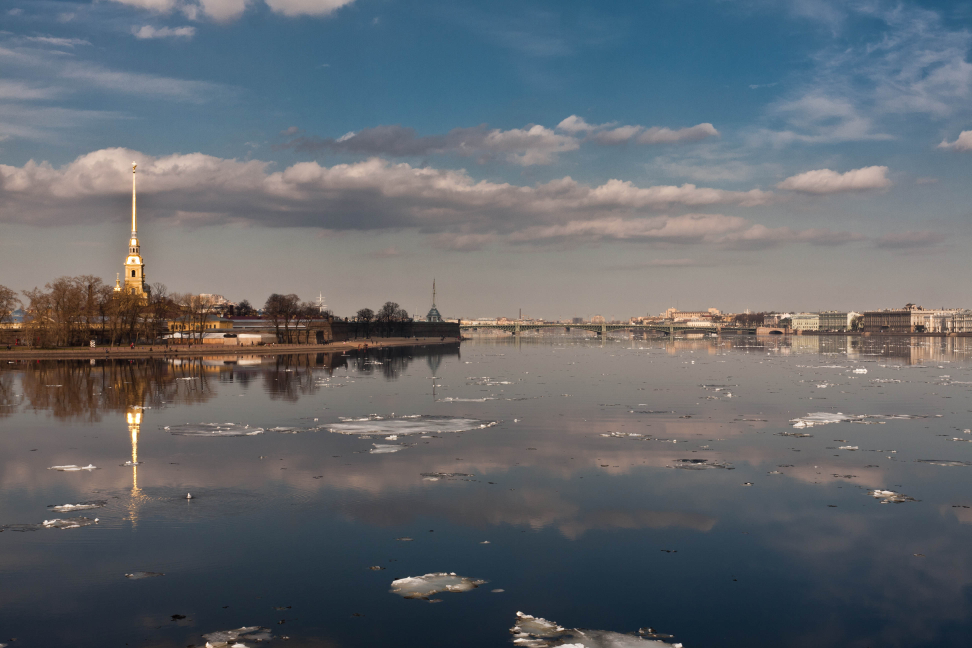
#> input picture mesh_based_stitch/images/left.jpg, 3888 x 2592 px (shown at 1/4 size)
$ python mesh_based_stitch_debug.py
#> lines starting #> are read from the running program, lines starting #| are printed output that depends on the picture; after the words box and inside, x2 and y2 are one past the last pixel; in counts of white or black regions, pixels touching at a corner belong together
import os
import cv2 as cv
import numpy as np
import time


# ============================================================
# Utils
# ============================================================

def ensure_dir(path: str) -> None:
#> in stitch_cylindrical_mesh_blend, img1 is the input picture: shape (2592, 3888, 3); mean B, G, R 109.4, 103.9, 99.5
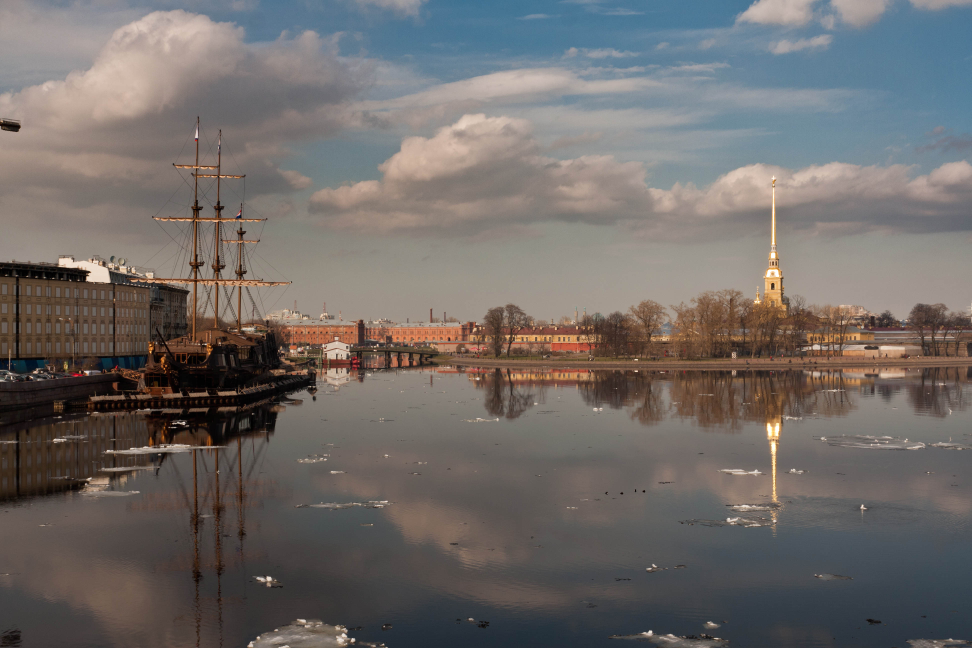
#> input picture mesh_based_stitch/images/right.jpg, 3888 x 2592 px (shown at 1/4 size)
#> in stitch_cylindrical_mesh_blend, img2 is the input picture: shape (2592, 3888, 3); mean B, G, R 104, 106.6, 111.8
    os.makedirs(path, exist_ok=True)


def normalize01(x: np.ndarray, eps=1e-6) -> np.ndarray:
    x = x.astype(np.float32)
    mn = float(x.min())
    mx = float(x.max())
    return (x - mn) / (mx - mn + eps)


def to_color_map(gray_float_01: np.ndarray, colormap=cv.COLORMAP_TURBO) -> np.ndarray:
    x = np.clip(gray_float_01, 0.0, 1.0)
    x8 = (x * 255.0).astype(np.uint8)
    return cv.applyColorMap(x8, colormap)


def draw_grid(img_bgr: np.ndarray, grid_step: int, color=(60, 60, 60), thickness=1) -> np.ndarray:
    out = img_bgr.copy()
    h, w = out.shape[:2]
    for y in range(0, h, grid_step):
        cv.line(out, (0, y), (w - 1, y), color, thickness, cv.LINE_AA)
    for x in range(0, w, grid_step):
        cv.line(out, (x, 0), (x, h - 1), color, thickness, cv.LINE_AA)
    return out


def build_canvas_from_corners_and_sizes(corners, sizes):
    """
    corners: [(x0,y0), ...] in panorama coords
    sizes:   [(w,h), ...]
    returns:
      tx, ty, canvas_size (W,H), shifted_corners (x0+tx, y0+ty)
    """
    xs = []
    ys = []
    for (x, y), (w, h) in zip(corners, sizes):
        xs += [x, x + w]
        ys += [y, y + h]

    xmin = int(np.floor(min(xs)))
    ymin = int(np.floor(min(ys)))
    xmax = int(np.ceil(max(xs)))
    ymax = int(np.ceil(max(ys)))

    tx = -xmin
    ty = -ymin
    W = xmax - xmin
    H = ymax - ymin

    shifted = [(x + tx, y + ty) for (x, y) in corners]
    return tx, ty, (W, H), shifted


def paste_to_canvas(img, corner_xy, canvas_shape, dtype=None):
    """
    img: (h,w,3) or (h,w)
    corner_xy: (x0,y0) top-left on canvas
    canvas_shape: (H,W)
    """
    x0, y0 = corner_xy
    h, w = img.shape[:2]
    if dtype is None:
        dtype = img.dtype

    if img.ndim == 3:
        canvas = np.zeros((canvas_shape[0], canvas_shape[1], 3), dtype=dtype)
        canvas[y0:y0 + h, x0:x0 + w] = img
    else:
        canvas = np.zeros((canvas_shape[0], canvas_shape[1]), dtype=dtype)
        canvas[y0:y0 + h, x0:x0 + w] = img
    return canvas


# ============================================================
# Feature detection + matching (simple; used for mesh residual)
# ============================================================

def detect_and_match(img1_bgr, img2_bgr, ratio=0.75):
    """
    img1,img2: BGR (in same coordinate system, e.g., cylindrical warped)
    return pts1, pts2 (float32 Nx2) in their own image coordinates
    """
    if hasattr(cv, "SIFT_create"):
        det = cv.SIFT_create()
        norm = cv.NORM_L2
    else:
        det = cv.ORB_create(5000)
        norm = cv.NORM_HAMMING

    k1, d1 = det.detectAndCompute(img1_bgr, None)
    k2, d2 = det.detectAndCompute(img2_bgr, None)
    if d1 is None or d2 is None:
        raise RuntimeError("특징점 기술자 없음")

    matcher = cv.BFMatcher(norm, crossCheck=False)
    matches_knn = matcher.knnMatch(d1, d2, k=2)

    good = []
    for pair in matches_knn:
        if len(pair) < 2:
            continue
        m, n = pair
        if m.distance < ratio * n.distance:
            good.append(m)

    if len(good) < 8:
        raise RuntimeError("유효 매칭 수 부족")

    pts1 = np.float32([k1[m.queryIdx].pt for m in good])
    pts2 = np.float32([k2[m.trainIdx].pt for m in good])
    return pts1, pts2, k1, k2, good


# ============================================================
# Mesh flow (same logic as your previous)
# ============================================================

def build_mesh_flow(
    matchesA_canvas,
    matchesB_canvas,
    roi_shape,
    grid_step=120,
    sigma=None,
    clip_ratio=0.5,
    smooth_sigma_ratio=0.5,
    border_damping=True,
    border_width_ratio=0.15,
    return_grid=False,
):
    """
    residual = A - B 를 가우시안 가중 평균으로 격자 변위 추정

    return_grid=True:
      dx,dy,grid_dx,grid_dy,grid_y,grid_x,damping_map
    """
    h, w = roi_shape
    residuals = matchesA_canvas - matchesB_canvas
    pts = matchesB_canvas

    ys = np.arange(0, h + 1, grid_step)
    xs = np.arange(0, w + 1, grid_step)
    if ys[-1] != h:
        ys = np.append(ys, h)
    if xs[-1] != w:
        xs = np.append(xs, w)

    grid_y, grid_x = np.meshgrid(ys, xs, indexing="ij")
    Gy, Gx = grid_y.shape

    grid_dx = np.zeros((Gy, Gx), np.float32)
    grid_dy = np.zeros((Gy, Gx), np.float32)

    if len(pts) == 0:
        dx0 = np.zeros((h, w), np.float32)
        dy0 = np.zeros((h, w), np.float32)
        if return_grid:
            return dx0, dy0, grid_dx, grid_dy, grid_y, grid_x, np.ones((Gy, Gx), np.float32)
        return dx0, dy0

    if sigma is None:
        sigma = float(grid_step)

    for i in range(Gy):
        vy = grid_y[i, 0]
        for j in range(Gx):
            vx = grid_x[0, j]
            d2 = (pts[:, 0] - vx) ** 2 + (pts[:, 1] - vy) ** 2
            wgt = np.exp(-d2 / (2.0 * sigma * sigma)) + 1e-8
            wsum = np.sum(wgt)
            grid_dx[i, j] = np.sum(residuals[:, 0] * wgt) / wsum
            grid_dy[i, j] = np.sum(residuals[:, 1] * wgt) / wsum

    damping_map = np.ones((Gy, Gx), np.float32)

    if border_damping:
        border_w = int(w * border_width_ratio)
        border_h = int(h * border_width_ratio)
        border_size = max(border_w, border_h)

        for i in range(Gy):
            for j in range(Gx):
                y = float(grid_y[i, j])
                x = float(grid_x[0, j])
                dist_to_border = min(x, y, w - x, h - y)
                if dist_to_border < border_size:
                    damping = min(dist_to_border / max(border_size, 1.0), 1.0)
                    damping = damping ** 3
                    damping_map[i, j] = damping

        grid_dx *= damping_map
        grid_dy *= damping_map

    # 격자 -> 전체 해상도 보간
    dx = cv.resize(grid_dx, (w, h), interpolation=cv.INTER_CUBIC)
    dy = cv.resize(grid_dy, (w, h), interpolation=cv.INTER_CUBIC)

    # 과도 변형 클리핑
    mag = np.hypot(dx, dy)
    th = grid_step * float(clip_ratio)
    scale = np.ones_like(mag, np.float32)
    over = mag > th
    scale[over] = th / (mag[over] + 1e-6)
    dx *= scale
    dy *= scale

    # 스무딩
    s = max(0.1, grid_step * smooth_sigma_ratio)
    dx = cv.GaussianBlur(dx, (0, 0), s)
    dy = cv.GaussianBlur(dy, (0, 0), s)

    if return_grid:
        return dx, dy, grid_dx, grid_dy, grid_y, grid_x, damping_map
    return dx, dy


# ============================================================
# OpenCV stitching-style cylindrical warper + blender
# ============================================================

def opencv_cylindrical_warp_pair(imgs_bgr, work_megapix=0.6, debug=False, debug_dir="./result/debug_cyl"):
    """
    OpenCV detail 모듈 기반:
      - features
      - matching
      - camera estimation + bundle adjustment
      - cylindrical warper
    return:
      warped_imgs: [w0, w1]
      warped_masks: [m0, m1] (uint8 0/255)
      corners: [(x0,y0),(x1,y1)] in panorama coords
      sizes:   [(w,h),(w,h)]
      cameras: camera objects
      warper_scale: float
    """
#> called with work_megapix = 0.6, debug = True, debug_dir = './result/debug_cyl'
    if not hasattr(cv, "detail"):
        raise RuntimeError("현재 OpenCV 빌드에 cv.detail 모듈이 없습니다.")

    ensure_dir(debug_dir)

    # 1) work scale (OpenCV stitching 예제 스타일)
    #    work_megapix: 특징추출/매칭을 위한 다운스케일
    full_sizes = [(im.shape[1], im.shape[0]) for im in imgs_bgr]
#> full_sizes = [(3888, 2592), (3888, 2592)]
    work_scales = []
    imgs_work = []

    for im in imgs_bgr:
        h, w = im.shape[:2]
        scale = min(1.0, np.sqrt((work_megapix * 1e6) / (w * h + 1e-6)))
        work_scales.append(scale)
        if scale < 0.999:
            imw = cv.resize(im, (int(w * scale), int(h * scale)), interpolation=cv.INTER_LINEAR)
        else:
            imw = im.copy()
        imgs_work.append(imw)
#> this loop made 2 passes
#> (h, w, scale) on passes 1 to 2: (2592, 3888, 0.244), (2592, 3888, 0.244)
#> pass 1, in opencv_cylindrical_warp_pair, `imw = cv.resize(im, (int(w * scale), int(h * scale)), interpolation=cv..`:
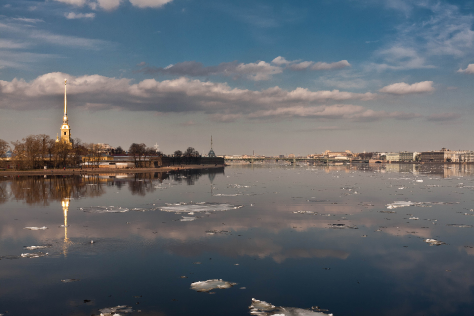
#> imw: shape (632, 948, 3) (shown at 1/2 size); mean B, G, R 109.3, 103.8, 99.4
#> after the loop, imgs_work = 2 items; work_scales = [0.244, 0.244]

    # 2) features (detail API)
    if hasattr(cv, "SIFT_create"):
        finder = cv.SIFT_create()
    else:
        finder = cv.ORB_create(5000)

    features = []
    for i, imw in enumerate(imgs_work):
        feat = cv.detail.computeImageFeatures2(finder, imw)
        features.append(feat)
        if debug:
            kp_vis = cv.drawKeypoints(imw, feat.keypoints, None, flags=cv.DRAW_MATCHES_FLAGS_DRAW_RICH_KEYPOINTS)
            cv.imwrite(os.path.join(debug_dir, f"cyl_01_work_keypoints_{i}.jpg"), kp_vis)
#> this loop made 2 passes
#> pass 2, in opencv_cylindrical_warp_pair, `kp_vis = cv.drawKeypoints(imw, feat.keypoints, None, flags=cv.DRAW_MAT..`:
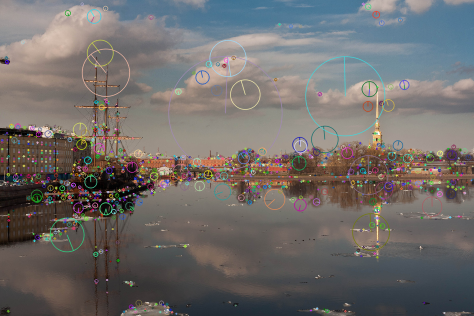
#> kp_vis: shape (632, 948, 3) (shown at 1/2 size); mean B, G, R 106.2, 108.3, 112.3
#> after the loop, features = 2 items

    # 3) matcher
    matcher = cv.detail_BestOf2NearestMatcher(False, 0.3, 6, 6)  # try_gpu=False
    pairwise_matches = matcher.apply2(features)
    matcher.collectGarbage()

    # 4) estimate cameras
    estimator = cv.detail_HomographyBasedEstimator()
    ok, cameras = estimator.apply(features, pairwise_matches, None)
#> ok = True
    if not ok:
        raise RuntimeError("카메라 추정 실패(HomographyBasedEstimator)")

    # --- FIX: BundleAdjusterRay는 내부에서 CV_32F를 기대하는 경우가 있음 ---
    for i in range(len(cameras)):
        # R을 float32로
        cameras[i].R = cameras[i].R.astype(np.float32)

        # K()는 getter라 직접 set은 못하지만, focal/ppx/ppy가 float64로 섞이는 경우 방지
        cameras[i].focal = float(cameras[i].focal)
        cameras[i].ppx = float(cameras[i].ppx)
        cameras[i].ppy = float(cameras[i].ppy)

        # 왜곡계수(있으면)도 float32로
        if hasattr(cameras[i], "k") and cameras[i].k is not None:
            cameras[i].k = np.array(cameras[i].k, dtype=np.float32)


    # 5) bundle adjustment
    adjuster = cv.detail_BundleAdjusterRay()
    adjuster.setConfThresh(1.0)
    ok, cameras = adjuster.apply(features, pairwise_matches, cameras)
    if not ok:
        raise RuntimeError("번들 조정 실패(BundleAdjusterRay)")

    # 6) wave correction(선택)
    #    두 장만이라 큰 영향은 적지만, OpenCV 흐름 그대로 적용
    try:
        rmats = [cam.R for cam in cameras]
#> rmats = [[[1, -1.79e-09, -5.82e-11], [7.69e-11, 1, 0], [0, -4.66e-10, 1]], [[0.853, -0.00724, -0.522], [0.00179, 1, -0.011], [0.522, 0.00841, 0.853]]]
        rmats = cv.detail.waveCorrect(rmats, cv.detail.WAVE_CORRECT_HORIZ)
#> rmats = ([[0.963, 0.000927, 0.271], [-9.13e-10, 1, -0.00342], [-0.271, 0.00329, 0.963]], [[0.963, -0.00376, -0.271], [-8.15e-10, 1, -0.0139], [0.271, 0.0134, 0.962]])
        for i in range(len(cameras)):
            cameras[i].R = rmats[i]
    except Exception:
        pass

    # 7) warper scale 결정 (보통 focal median)
    focals = [cam.focal for cam in cameras]
#> focals = [1105.3, 1107.6]
    warper_scale = float(np.median(focals))
#> warper_scale = 1106.4

    warper = cv.PyRotationWarper("cylindrical", warper_scale)

    warped_imgs = []
    warped_masks = []
    corners = []
    sizes = []

    for i, im_full in enumerate(imgs_bgr):
        # K는 full-res 기준으로 맞춰야 하므로 work_scale을 반영해 복원
        scale = work_scales[i]
        cam = cameras[i]
        K = cam.K().astype(np.float32)

        if scale > 1e-6:
            K[0, 0] /= scale
            K[1, 1] /= scale
            K[0, 2] /= scale
            K[1, 2] /= scale

        mask = np.full((im_full.shape[0], im_full.shape[1]), 255, np.uint8)

        # warp image
        corner, wimg = warper.warp(im_full, K, cam.R, cv.INTER_LINEAR, cv.BORDER_REFLECT)
        # warp mask
        _, wmask = warper.warp(mask, K, cam.R, cv.INTER_NEAREST, cv.BORDER_CONSTANT)

        warped_imgs.append(wimg)
        warped_masks.append(wmask)
        corners.append((int(corner[0]), int(corner[1])))
        sizes.append((int(wimg.shape[1]), int(wimg.shape[0])))

        if debug:
            cv.imwrite(os.path.join(debug_dir, f"cyl_02_warped_img_{i}.jpg"), wimg)
            cv.imwrite(os.path.join(debug_dir, f"cyl_03_warped_mask_{i}.png"), wmask)
#> this loop made 2 passes
#> (scale, corner) on passes 1 to 2: (0.244, (-144, -320)), (0.244, (-752, -332))
#> pass 1, in opencv_cylindrical_warp_pair, `corner, wimg = warper.warp(im_full, K, cam.R, cv.INTER_LINEAR, cv.BORD..`:
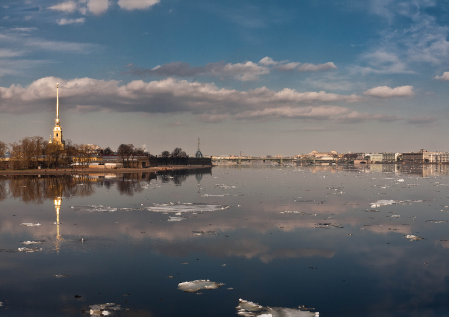
#> wimg: shape (633, 897, 3) (shown at 1/2 size); mean B, G, R 109.1, 103.3, 98.3
#> pass 1, in opencv_cylindrical_warp_pair, `_, wmask = warper.warp(mask, K, cam.R, cv.INTER_NEAREST, cv.BORDER_CON..`:
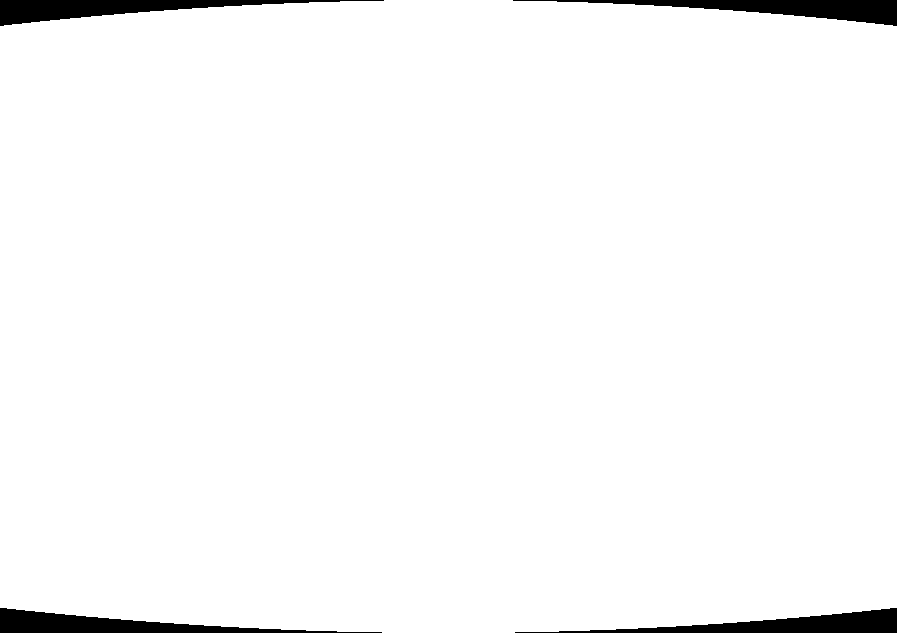
#> wmask: shape (633, 897); 97.3% white; 4 black regions, box (x1, y1, x2, y2) and area: (513, 0, 897, 26) 3886, (0, 0, 384, 26) 3877, (515, 608, 897, 633) 3778, (0, 608, 382, 633) 3769
#> pass 2, in opencv_cylindrical_warp_pair, `corner, wimg = warper.warp(im_full, K, cam.R, cv.INTER_LINEAR, cv.BORD..`:
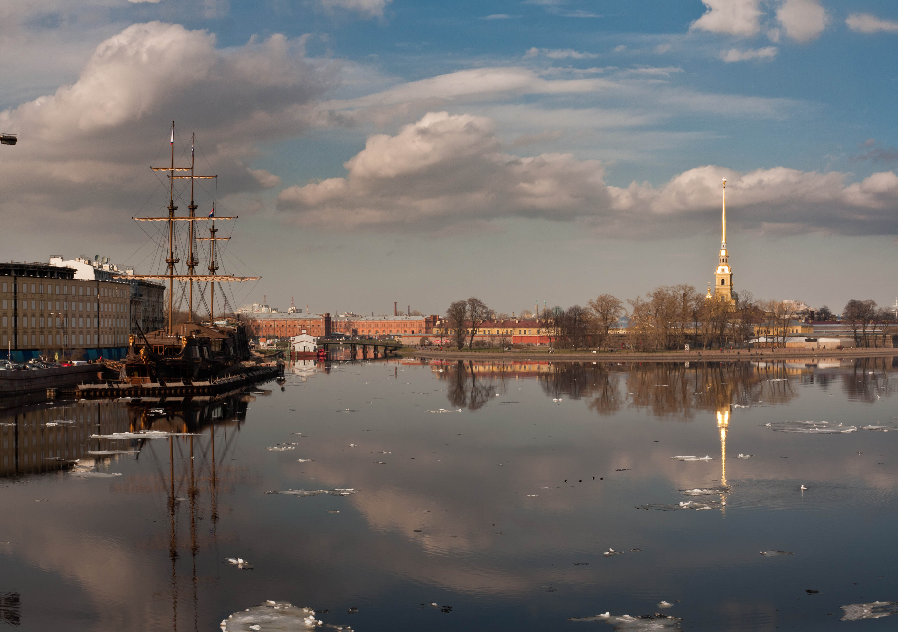
#> wimg: shape (632, 898, 3); mean B, G, R 104.6, 106.9, 111.7
#> after the loop, corners = [(-144, -320), (-752, -332)]; sizes = [(897, 633), (898, 632)]; warped_imgs = 2 items; warped_masks = 2 items
#> (the rest of the program and of its run is left out)
